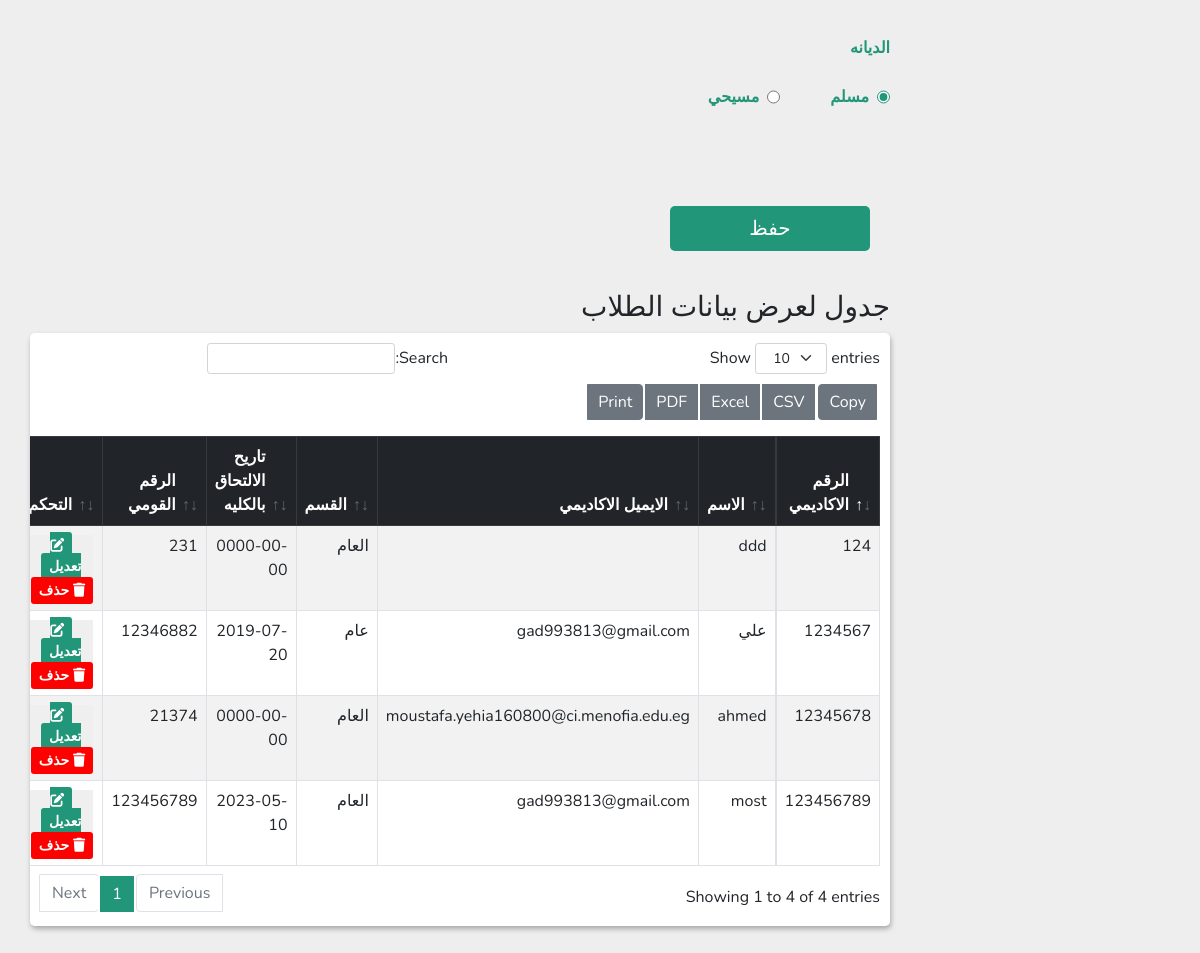
/Admins/AddStudent.php (signed in, lower part), run on an earlier commit of the app's database.
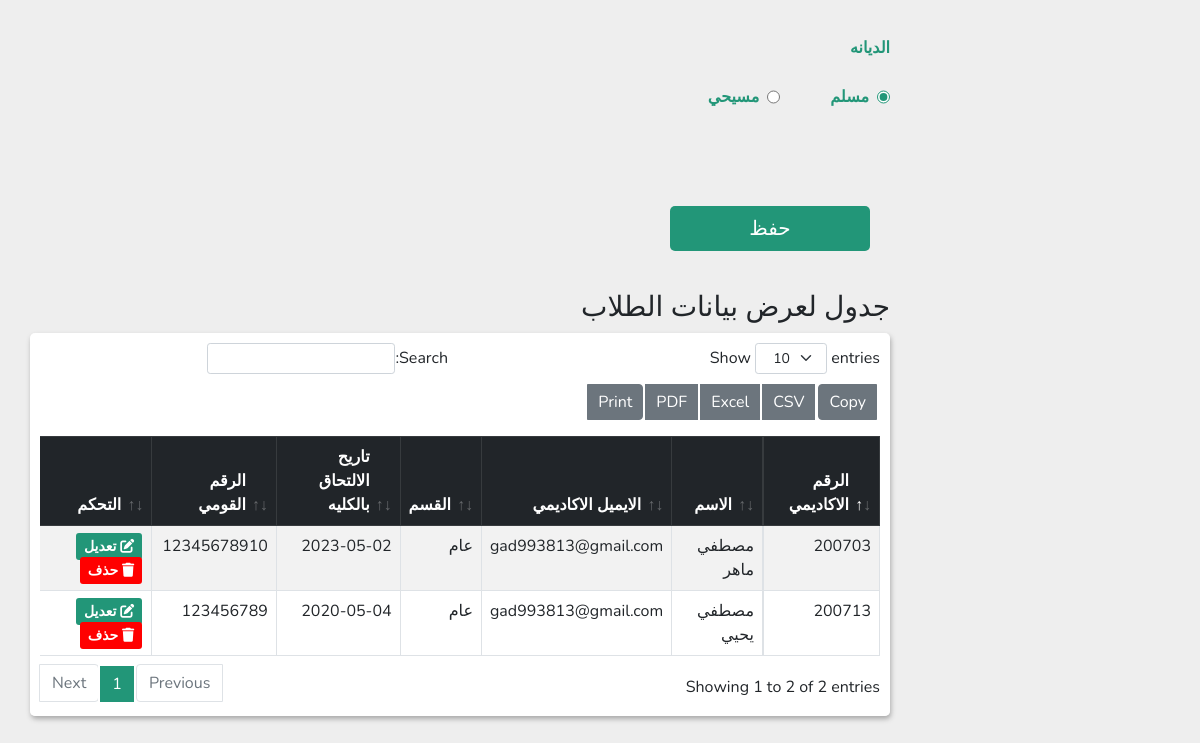
And on a later commit of the database.
### tables this page shows
CREATE TABLE `student` (
  `St_ID` int(30) NOT NULL,
  `Password` varchar(100) NOT NULL,
  `Image` varchar(100) NOT NULL DEFAULT 'profile.jpg',
  `Full_Name` varchar(100) DEFAULT NULL,
  `Gender` varchar(100) DEFAULT NULL,
  `Nationality` varchar(100) DEFAULT 'مصري',
  `Religion` varchar(100) DEFAULT NULL,
  `Address` varchar(100) DEFAULT NULL,
  `Date_Birth` date DEFAULT NULL,
  `National_ID` varchar(30) DEFAULT NULL,
  `Phone_Number` varchar(30) DEFAULT NULL,
  `Academic_Email` varchar(100) DEFAULT NULL,
  `School` varchar(100) DEFAULT NULL,
  `Qualification` varchar(100) DEFAULT 'ثانوي عام',
  `Total_Degree` double DEFAULT NULL,
  `Average` float DEFAULT NULL,
  `Date_Coordination` date DEFAULT NULL,
  `Number_Coordination` varchar(100) DEFAULT NULL,
  `Faculty` varchar(100) DEFAULT 'الحاسبات والمعلومات',
  `University` varchar(100) DEFAULT 'المنوفيه',
  `Department` varchar(100) DEFAULT 'عام',
  `Joining_Date` date DEFAULT NULL,
  `Job` varchar(100) NOT NULL DEFAULT 'طالب'
);

### Admins/AddStudent.php (the view, shortened to what this page needs)
<!DOCTYPE html>
<html lang="ar" dir="rtl">
<head>
    <link rel="stylesheet" href="../CssComponent/bootstrap.min.css">
    <link rel="stylesheet" href="../CssComponent/datatables.min.css">
    <link rel="stylesheet" href="../CssComponent/all.min.css">
    <link rel="stylesheet" href="../CssComponent/AddData.css">
    <link rel="stylesheet" href="../CssComponent/Table.css">
    <link rel="stylesheet" href="../CssComponent/Dashboard.css">
</head>
<body>
    <section class="section">
        <?php include_once "../Components/NavBar.php"; ?>
        <div class="container">
            <form action="" method="POST" enctype="multipart/form-data">
                <div class="oneuser">
                    <div class="allinput">
                        <div class="input-filed">
                        </div>
                        <div class="input-filed">
                            <div class="gender">
                                <div class="male">
                                </div>
                                <div class="female">
                                </div>
                            </div>
                        </div>
                        <div class="input-filed">
                            <label for="religion">الديانه</label>
                            <div class="religion">
                                <div class="mos">
                                    <input type="radio" name="religion" id="mos" checked value="مسلم">
                                    <label for="mos">مسلم</label>
                                </div>
                                <div class="mec">
                                    <input type="radio" name="religion" id="mec" value="مسيحي">
                                    <label for="mec">مسيحي</label>
                                </div>
                            </div>
                        </div>
                    </div>
                </div>
                <div class="save">
                    <input type="submit" value="حفظ" name="submit">
                </div>
            </form>
            <div class="row">
                <h3 class="titleTabel">جدول لعرض بيانات الطلاب</h3>
                <div class="col-12">
                    <div class="data_table">
                        <table id="example" class="table table-striped table-bordered">
                            <thead class="table-dark">
                                <th class="th_text">الرقم الاكاديمي</th>
                                <th class="th_text">الاسم</th>
                                <th class="th_text">الايميل الاكاديمي</th>
                                <th class="th_text">القسم</th>
                                <th class="th_text">تاريح الالتحاق بالكليه</th>
                                <th class="th_text">الرقم القومي</th>
                                <th class="th_text">التحكم</th>
                            </thead>
                            <tbody class="table-content">
                                <?php
                                $all_admins = $con->query("SELECT * FROM `student`");
                                $all_admins = $all_admins->fetchAll(PDO::FETCH_ASSOC);
                                if (!empty($all_admins)) {
                                    foreach ($all_admins as $user) {
                                ?>
                                        <tr>
                                            <td><?php echo $user['St_ID'] ?></td>
                                            <td><?php echo $user['Full_Name'] ?></td>
                                            <td><?php echo $user['Academic_Email'] ?></td>
                                            <td><?php echo $user['Department'] ?></td>
                                            <td><?php echo $user['Joining_Date'] ?></td>
                                            <td><?php echo $user['National_ID'] ?></td>
                                            <td class="flex-btn">
                                                <button><a class="update" href="update_student.php?update=<?php echo $user['St_ID'] ?>" class="delete-btn"><i class="fa-solid fa-edit"></i> تعديل</a> </button>
                                                <button> <a class="delete" href="AddStudent.php?delete=<?php echo $user['St_ID'] ?>" class="delete-btn" onclick="return confirm('Are you soure Delete this user ?');"><i class="fa-solid fa-trash"></i> حذف</a> </button>
                                            </td>
                                        </tr>
                                <?php
                                    }
                                } else {
                                    echo '<p class="empty">no Admin available</p>';
                                }
                                ?>
                            </tbody>
                        </table>
                    </div>
                </div>
            </div>
        </div>
    </section>
</body>
</html>

What changed in the data, as far as the page shows it:
removed student: St_ID "124", Full_Name "ddd", Department "العام", Joining_Date "0000-00-00", National_ID "231"
removed student: St_ID "1234567", Full_Name "علي", Academic_Email "gad993813@gmail.com", Department "عام", Joining_Date "2019-07-20", National_ID "12346882"
removed student: St_ID "12345678", Full_Name "ahmed", Academic_Email "moustafa.yehia160800@ci.menofia.edu.eg", Department "العام", Joining_Date "0000-00-00", National_ID "21374"
removed student: St_ID "123456789", Full_Name "most", Academic_Email "gad993813@gmail.com", Department "العام", Joining_Date "2023-05-10", National_ID "123456789"
added student: St_ID "200703", Full_Name "مصطفي ماهر", Academic_Email "gad993813@gmail.com", Department "عام", Joining_Date "2023-05-02", National_ID "12345678910"
added student: St_ID "200713", Full_Name "مصطفي يحيي", Academic_Email "gad993813@gmail.com", Department "عام", Joining_Date "2020-05-04", National_ID "123456789"
Also different on the page:
text written by a page script: "Show entries Copy CSV Excel PDF Print Search: Showing 1 to 4 of 4 entries Previous 1 Next" → "Show entries Copy CSV Excel PDF Print Search: Showing 1 to 2 of 2 entries Previous 1 Next"
